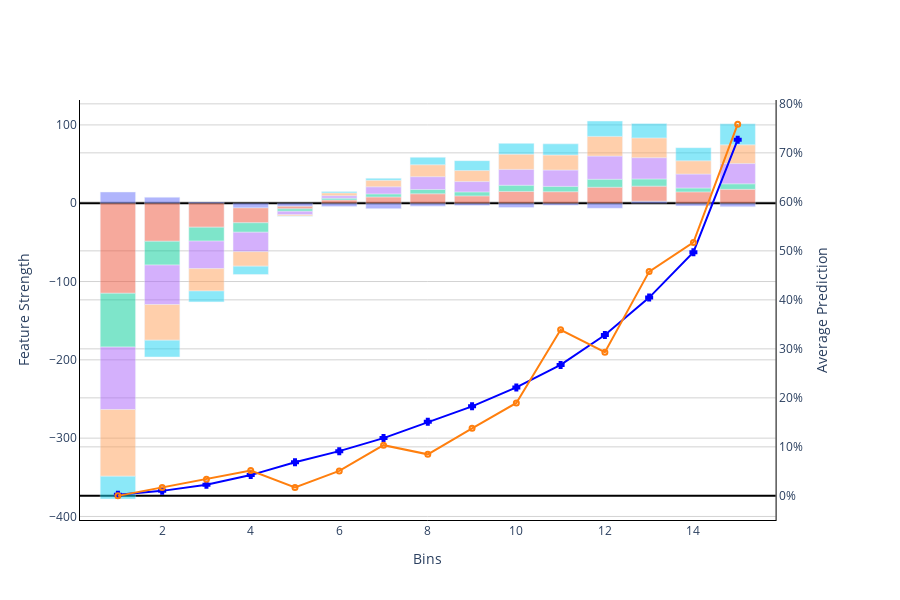

Here is the notebook cell this chart was saved with:
### Code cell
# plot lift chart with overlaid prediction explanations
plot_prediction_explanations_and_lift_chart(melted, project_id, showlegend=False, max_features=6, bins=15)

### Figure 1 — Plotly figure (JSON) as saved in the notebook; plotly's stock layout.template omitted (floating-point values rounded to 4 significant figures)
{"data": [{"line": {"color": "blue", "width": 2}, "marker": {"color": "blue", "line": {"color": "blue", "width": 2}, "size": 5, "symbol": "cross-open"}, "mode": "lines+markers", "name": "Predictions", "type": "scatter", "x": [1, 2, 3, 4, 5, 6, 7, 8, 9, 10, 11, 12, 13, 14, 15], "xaxis": "x", "y": [0.002232, 0.01022, 0.0227, 0.04242, 0.06853, 0.09131, 0.1179, 0.151, 0.1827, 0.2214, 0.2672, 0.3283, 0.4047, 0.4974, 0.7268], "yaxis": "y2"}, {"line": {"color": "#ff7f0e", "width": 2}, "marker": {"color": "#ff7f0e", "line": {"color": "#ff7f0e", "width": 2}, "size": 5, "symbol": "circle-open"}, "mode": "lines+markers", "name": "Actuals", "type": "scatter", "x": [1, 2, 3, 4, 5, 6, 7, 8, 9, 10, 11, 12, 13, 14, 15], "xaxis": "x", "y": [0, 0.01724, 0.0339, 0.05172, 0.01724, 0.05085, 0.1034, 0.08475, 0.1379, 0.1897, 0.339, 0.2931, 0.4576, 0.5172, 0.7586], "yaxis": "y2"}, {"customdata": [[24, -6.932, "Contract_Duration"], [24, -6.497, "Contract_Duration"], [24, -5.953, "Contract_Duration"], [24, -5.561, "Contract_Duration"], [24, -4.564, "Contract_Duration"], [24, -4.314, "Contract_Duration"], [18, -3.949, "Contract_Duration"], [24, -3.754, "Contract_Duration"], [24, -3.558, "Contract_Duration"], [24, -3.044, "Contract_Duration"], [24, -2.609, "Contract_Duration"], [12, 1.68, "Contract_Duration"], [12, 2.563, "Contract_Duration"], [12, 7.71, "Contract_Duration"], [12, 14.4, "Contract_Duration"]], "hoverlabel": {"bgcolor": "white", "font": {"family": "Rockwell", "size": 16}, "namelength": -1}, "hovertemplate": "<br>Bin</b>: %{x}<br>Feature</b>: %{customdata[2]}<br>Strength</b>: %{y: .2}<br>Median Value</b>: %{customdata[0]: .3}<extra></extra>", "marker": {"color": "#636EFA"}, "name": "Contract_Duration", "opacity": 0.5, "type": "bar", "x": [7, 12, 4, 10, 15, 6, 5, 8, 14, 9, 11, 3, 13, 2, 1], "y": [-6.932, -6.497, -5.953, -5.561, -4.564, -4.314, -3.949, -3.754, -3.558, -3.044, -2.609, 1.68, 2.563, 7.71, 14.4]}, {"customdata": [[23, -115.0, "Product_Usage (1 month count)"], [11, -48.61, "Product_Usage (1 month count)"], [9, -30.59, "Product_Usage (1 month count)"], [9, -19.0, "Product_Usage (1 month count)"], [4, -3.253, "Product_Usage (1 month count)"], [3, 4.097, "Product_Usage (1 month count)"], [3, 7.957, "Product_Usage (1 month count)"], [2, 9.346, "Product_Usage (1 month count)"], [2, 12.01, "Product_Usage (1 month count)"], [1.5, 14.46, "Product_Usage (1 month count)"], [2, 14.7, "Product_Usage (1 month count)"], [1, 15.0, "Product_Usage (1 month count)"], [1, 17.69, "Product_Usage (1 month count)"], [1, 19.21, "Product_Usage (1 month count)"], [1, 20.36, "Product_Usage (1 month count)"]], "hoverlabel": {"bgcolor": "white", "font": {"family": "Rockwell", "size": 16}, "namelength": -1}, "hovertemplate": "<br>Bin</b>: %{x}<br>Feature</b>: %{customdata[2]}<br>Strength</b>: %{y: .2}<br>Median Value</b>: %{customdata[0]: .3}<extra></extra>", "marker": {"color": "#EF553B"}, "name": "Product_Usage (1 month count)", "opacity": 0.5, "type": "bar", "x": [1, 2, 3, 4, 5, 6, 7, 9, 8, 14, 11, 10, 15, 13, 12], "y": [-115.0, -48.61, -30.59, -19.0, -3.253, 4.097, 7.957, 9.346, 12.01, 14.46, 14.7, 15.0, 17.69, 19.21, 20.36]}, {"customdata": [[144, -68.62, "Product_Usage (180 days count)"], [80, -30.29, "Product_Usage (180 days count)"], [60.5, -17.76, "Product_Usage (180 days count)"], [49, -12.05, "Product_Usage (180 days count)"], [18, -3.087, "Product_Usage (180 days count)"], [13, 2.291, "Product_Usage (180 days count)"], [13.5, 3.933, "Product_Usage (180 days count)"], [13, 4.909, "Product_Usage (180 days count)"], [10, 5.046, "Product_Usage (180 days count)"], [12, 5.521, "Product_Usage (180 days count)"], [12, 6.773, "Product_Usage (180 days count)"], [11, 7.065, "Product_Usage (180 days count)"], [12, 7.894, "Product_Usage (180 days count)"], [10, 9.137, "Product_Usage (180 days count)"], [8, 10.17, "Product_Usage (180 days count)"]], "hoverlabel": {"bgcolor": "white", "font": {"family": "Rockwell", "size": 16}, "namelength": -1}, "hovertemplate": "<br>Bin</b>: %{x}<br>Feature</b>: %{customdata[2]}<br>Strength</b>: %{y: .2}<br>Median Value</b>: %{customdata[0]: .3}<extra></extra>", "marker": {"color": "#00CC96"}, "name": "Product_Usage (180 days count)", "opacity": 0.5, "type": "bar", "x": [1, 2, 3, 4, 5, 6, 7, 14, 9, 8, 11, 15, 10, 13, 12], "y": [-68.62, -30.29, -17.76, -12.05, -3.087, 2.291, 3.933, 4.909, 5.046, 5.521, 6.773, 7.065, 7.894, 9.137, 10.17]}, {"customdata": [[9, -79.82, "Product_Usage[Activity_Type] (1 month unique count)"], [7, -50.43, "Product_Usage[Activity_Type] (1 month unique count)"], [6, -35.14, "Product_Usage[Activity_Type] (1 month unique count)"], [5, -24.86, "Product_Usage[Activity_Type] (1 month unique count)"], [4, -4.339, "Product_Usage[Activity_Type] (1 month unique count)"], [3, 3.22, "Product_Usage[Activity_Type] (1 month unique count)"], [3, 9.044, "Product_Usage[Activity_Type] (1 month unique count)"], [2, 13.25, "Product_Usage[Activity_Type] (1 month unique count)"], [2, 16.35, "Product_Usage[Activity_Type] (1 month unique count)"], [1.5, 17.86, "Product_Usage[Activity_Type] (1 month unique count)"], [1, 20.27, "Product_Usage[Activity_Type] (1 month unique count)"], [2, 20.86, "Product_Usage[Activity_Type] (1 month unique count)"], [1, 25.88, "Product_Usage[Activity_Type] (1 month unique count)"], [1, 27.23, "Product_Usage[Activity_Type] (1 month unique count)"], [1, 29.64, "Product_Usage[Activity_Type] (1 month unique count)"]], "hoverlabel": {"bgcolor": "white", "font": {"family": "Rockwell", "size": 16}, "namelength": -1}, "hovertemplate": "<br>Bin</b>: %{x}<br>Feature</b>: %{customdata[2]}<br>Strength</b>: %{y: .2}<br>Median Value</b>: %{customdata[0]: .3}<extra></extra>", "marker": {"color": "#AB63FA"}, "name": "Product_Usage[Activity_Type] (1 month unique count)", "opacity": 0.5, "type": "bar", "x": [1, 2, 3, 4, 5, 6, 7, 9, 8, 14, 10, 11, 15, 13, 12], "y": [-79.82, -50.43, -35.14, -24.86, -4.339, 3.22, 9.044, 13.25, 16.35, 17.86, 20.27, 20.86, 25.88, 27.23, 29.64]}, {"customdata": [[11, -85.22, "Product_Usage[UserID] (1 month unique count)"], [8, -45.58, "Product_Usage[UserID] (1 month unique count)"], [6, -28.59, "Product_Usage[UserID] (1 month unique count)"], [5, -18.47, "Product_Usage[UserID] (1 month unique count)"], [3.5, -1.777, "Product_Usage[UserID] (1 month unique count)"], [3, 3.576, "Product_Usage[UserID] (1 month unique count)"], [3, 8.337, "Product_Usage[UserID] (1 month unique count)"], [2, 14.1, "Product_Usage[UserID] (1 month unique count)"], [2, 15.22, "Product_Usage[UserID] (1 month unique count)"], [2, 16.93, "Product_Usage[UserID] (1 month unique count)"], [1, 19.17, "Product_Usage[UserID] (1 month unique count)"], [1, 19.46, "Product_Usage[UserID] (1 month unique count)"], [1, 23.91, "Product_Usage[UserID] (1 month unique count)"], [1, 25.13, "Product_Usage[UserID] (1 month unique count)"], [1, 25.24, "Product_Usage[UserID] (1 month unique count)"]], "hoverlabel": {"bgcolor": "white", "font": {"family": "Rockwell", "size": 16}, "namelength": -1}, "hovertemplate": "<br>Bin</b>: %{x}<br>Feature</b>: %{customdata[2]}<br>Strength</b>: %{y: .2}<br>Median Value</b>: %{customdata[0]: .3}<extra></extra>", "marker": {"color": "#FFA15A"}, "name": "Product_Usage[UserID] (1 month unique count)", "opacity": 0.5, "type": "bar", "x": [1, 2, 3, 4, 5, 6, 7, 9, 8, 14, 11, 10, 15, 12, 13], "y": [-85.22, -45.58, -28.59, -18.47, -1.777, 3.576, 8.337, 14.1, 15.22, 16.93, 19.17, 19.46, 23.91, 25.13, 25.24]}, {"customdata": [[14, -29.09, "Product_Usage[UserID] (180 days unique count)"], [13, -21.51, "Product_Usage[UserID] (180 days unique count)"], [12, -13.98, "Product_Usage[UserID] (180 days unique count)"], [11, -10.71, "Product_Usage[UserID] (180 days unique count)"], [10, -0.2375, "Product_Usage[UserID] (180 days unique count)"], [8, 1.694, "Product_Usage[UserID] (180 days unique count)"], [10, 2.645, "Product_Usage[UserID] (180 days unique count)"], [7.5, 9.6, "Product_Usage[UserID] (180 days unique count)"], [6, 12.66, "Product_Usage[UserID] (180 days unique count)"], [6.5, 13.81, "Product_Usage[UserID] (180 days unique count)"], [7, 14.32, "Product_Usage[UserID] (180 days unique count)"], [6, 16.78, "Product_Usage[UserID] (180 days unique count)"], [6, 18.56, "Product_Usage[UserID] (180 days unique count)"], [6, 19.7, "Product_Usage[UserID] (180 days unique count)"], [6, 26.87, "Product_Usage[UserID] (180 days unique count)"]], "hoverlabel": {"bgcolor": "white", "font": {"family": "Rockwell", "size": 16}, "namelength": -1}, "hovertemplate": "<br>Bin</b>: %{x}<br>Feature</b>: %{customdata[2]}<br>Strength</b>: %{y: .2}<br>Median Value</b>: %{customdata[0]: .3}<extra></extra>", "marker": {"color": "#19D3F3"}, "name": "Product_Usage[UserID] (180 days unique count)", "opacity": 0.5, "type": "bar", "x": [1, 2, 3, 4, 5, 6, 7, 8, 9, 10, 11, 14, 13, 12, 15], "y": [-29.09, -21.51, -13.98, -10.71, -0.2375, 1.694, 2.645, 9.6, 12.66, 13.81, 14.32, 16.78, 18.56, 19.7, 26.87]}], "layout": {"barmode": "relative", "height": 600, "hoverlabel": {"bgcolor": "white", "font": {"family": "Rockwell", "size": 16}, "namelength": -1}, "legend": {"bgcolor": "rgba(255, 255, 255, 0)", "bordercolor": "rgba(255, 255, 255, 0)", "title": {"text": "Features: "}, "x": 1.1, "xanchor": "left", "y": 1, "yanchor": "top"}, "plot_bgcolor": "rgba(0,0,0,0)", "showlegend": false, "title": {"x": 0.5, "xanchor": "center", "y": 0.9, "yanchor": "top"}, "xaxis": {"anchor": "y", "domain": [0, 0.94], "linecolor": "black", "linewidth": 1, "showline": true, "title": {"text": "Bins"}}, "yaxis": {"anchor": "x", "domain": [0, 1], "gridcolor": "lightgray", "gridwidth": 1, "linecolor": "black", "linewidth": 1, "showgrid": true, "showline": true, "title": {"text": "Feature Strength"}, "zeroline": true, "zerolinecolor": "black", "zerolinewidth": 2}, "yaxis2": {"anchor": "x", "gridcolor": "lightgray", "gridwidth": 1, "linecolor": "black", "linewidth": 1, "overlaying": "y", "showgrid": true, "showline": true, "side": "right", "tickformat": ",.0%", "title": {"text": "Average Prediction"}, "zeroline": true, "zerolinecolor": "black", "zerolinewidth": 2}}}
